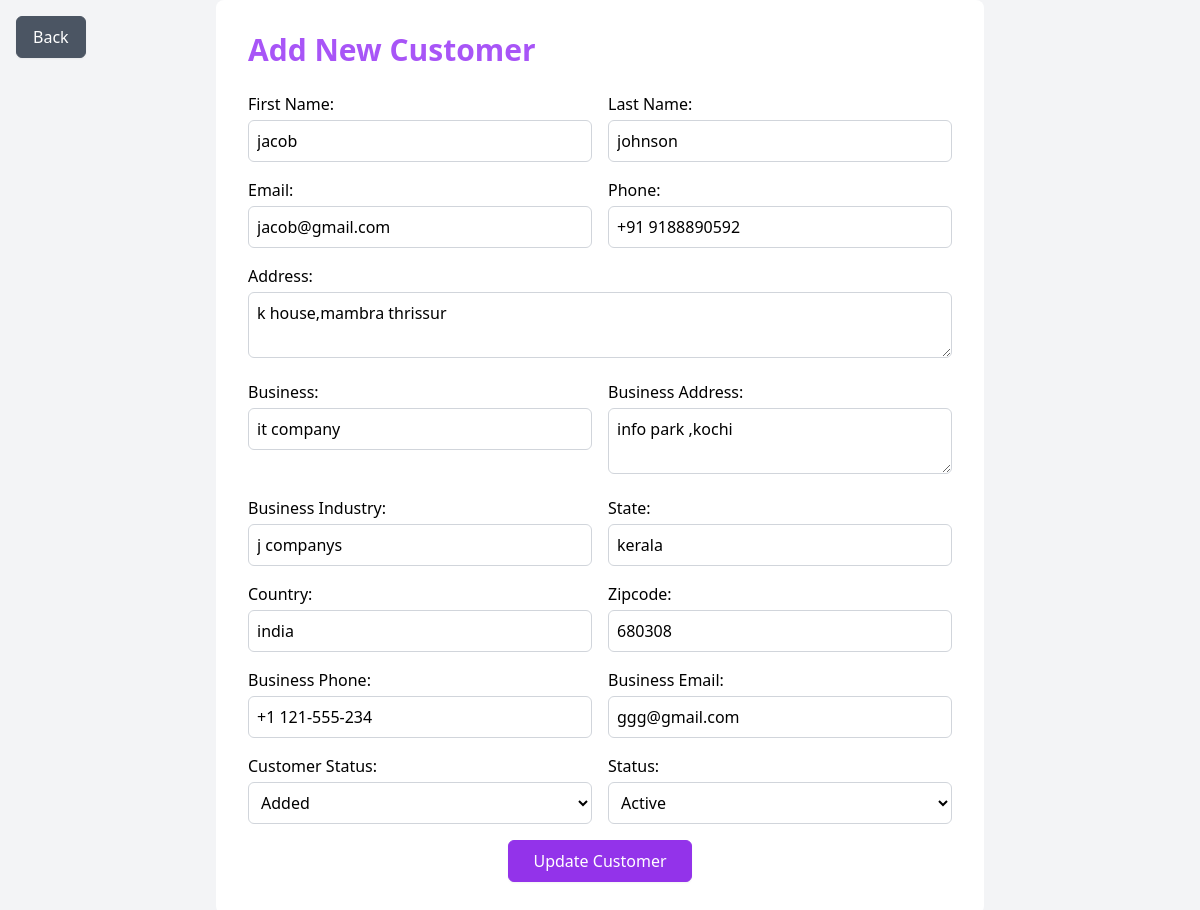
/components/users/edit.php?id=1 (signed in), run on the app's committed database.
### tables this page shows
CREATE TABLE `customer` (
  `Cust_id` int(11) NOT NULL,
  `Cust_fname` varchar(255) NOT NULL,
  `Cust_lname` varchar(255) NOT NULL,
  `Cust_email` varchar(255) NOT NULL,
  `Cust_phone` varchar(255) NOT NULL,
  `Cust_address` text NOT NULL,
  `Cust_business` varchar(255) NOT NULL,
  `B_address` text NOT NULL,
  `B_industry` varchar(255) NOT NULL,
  `state` varchar(50) NOT NULL,
  `country` varchar(50) NOT NULL,
  `zipcode` varchar(50) NOT NULL,
  `B_phone` varchar(255) NOT NULL,
  `B_email` varchar(255) NOT NULL,
  `createddate` datetime DEFAULT current_timestamp(),
  `updateddate` datetime DEFAULT NULL ON UPDATE current_timestamp(),
  `addedby` varchar(255) NOT NULL,
  `updatedby` varchar(255) NOT NULL,
  `Cust_status` varchar(255) DEFAULT 'added',
  `status` varchar(255) DEFAULT 'active'
);

### components/users/edit.php (the view, shortened to what this page needs)
<?php
include '../connection.php';
$Cust_id = $_GET['id'];
$stmt = $conn->prepare("SELECT * FROM customer WHERE Cust_id = ?");
$stmt->bind_param("i", $Cust_id);
$stmt->execute();
$result = $stmt->get_result();
if ($result->num_rows > 0) {
    $custdata = $result->fetch_assoc();
}
?>
<!DOCTYPE html>
<html>
<head>
    <script src="https://cdn.tailwindcss.com"></script>
</head>
<body class="bg-gray-100 flex text-black justify-center items-center min-h-screen">
    <button onclick="window.history.back()" class="absolute top-4 left-4 px-4 py-2 text-white bg-gray-600 border border-gray-600 rounded-md shadow-sm cursor-pointer hover:bg-gray-700 focus:outline-none focus:ring-2 focus:ring-gray-500 focus:ring-opacity-50">
        Back
    </button>
    <div class="bg-white p-6 md:p-8 rounded-lg  w-full max-w-3xl">
        <h2 class="text-2xl md:text-3xl text-purple-500 font-semibold mb-6">Add New Customer</h2>
        <form method="POST" class="grid grid-cols-1 md:grid-cols-2 gap-4">
            <div>
                <label for="Cust_fname" class="block font-medium">First Name:</label>
                <input value="<?php echo ($custdata['Cust_fname']); ?>" class="border bg-white text-black border-gray-300 w-full rounded-md p-2 mt-1 focus:outline-none focus:ring-2 focus:ring-purple-500" type="text" pattern="[^0-9]*" id="Cust_fname" name="Cust_fname" required>
            </div>
            <div>
                <label for="Cust_lname" class="block font-medium">Last Name:</label>
                <input value="<?php echo ($custdata['Cust_lname']); ?>" class="bg-white text-black border border-gray-300 w-full rounded-md p-2 mt-1 focus:outline-none focus:ring-2 focus:ring-purple-500" type="text" pattern="[^0-9]*" id="Cust_lname" name="Cust_lname" required>
            </div>
            <div>
                <label for="Cust_email" class="block font-medium">Email:</label>
                <input value="<?php echo ($custdata['Cust_email']); ?>" class="bg-white text-black border border-gray-300 w-full rounded-md p-2 mt-1 focus:outline-none focus:ring-2 focus:ring-purple-500" type="email" id="Cust_email" name="Cust_email" required>
            </div>
            <div>
                <label for="Cust_phone" class="block font-medium">Phone:</label>
                <input value="<?php echo ($custdata['Cust_phone']); ?>" placeholder="" class="bg-white text-black border border-gray-300 w-full rounded-md p-2 mt-1 focus:outline-none focus:ring-2 focus:ring-purple-500" type="tel" id="Cust_phone" name="Cust_phone" required>
            </div>
            <div class="col-span-1 md:col-span-2">
                <label for="Cust_address" class="block font-medium">Address:</label>
                <textarea  class="bg-white text-black border border-gray-300 w-full rounded-md p-2 mt-1 focus:outline-none focus:ring-2 focus:ring-purple-500" id="Cust_address" name="Cust_address" required><?php echo ($custdata['Cust_address']); ?></textarea>
            </div>
            <div>
                <label for="Cust_business" class="block font-medium">Business:</label>
                <input value="<?php echo ($custdata['Cust_business']); ?>" class="bg-white text-black border border-gray-300 w-full rounded-md p-2 mt-1 focus:outline-none focus:ring-2 focus:ring-purple-500" type="text" id="Cust_business" name="Cust_business" required>
            </div>
            <div>
                <label for="B_address" class="block font-medium">Business Address:</label>
                <textarea  class="bg-white text-black border border-gray-300 w-full rounded-md p-2 mt-1 focus:outline-none focus:ring-2 focus:ring-purple-500" id="B_address" name="B_address" required><?php echo ($custdata['B_address']); ?></textarea>
            </div>
            <div>
                <label for="B_industry" class="block font-medium">Business Industry:</label>
                <input value="<?php echo ($custdata['B_industry']); ?>" class="bg-white text-black border border-gray-300 w-full rounded-md p-2 mt-1 focus:outline-none focus:ring-2 focus:ring-purple-500" type="text" id="B_industry" name="B_industry" required>
            </div>
            <div>
                <label for="state" class="block font-medium">State:</label>
                <input value="<?php echo ($custdata['state']); ?>" class="bg-white text-black border border-gray-300 w-full rounded-md p-2 mt-1 focus:outline-none focus:ring-2 focus:ring-purple-500" type="text" pattern="[^0-9]*" id="state" name="state" required>
            </div>
            <div>
                <label for="country" class="block font-medium">Country:</label>
                <input value="<?php echo ($custdata['country']); ?>" class="bg-white text-black border border-gray-300 w-full rounded-md p-2 mt-1 focus:outline-none focus:ring-2 focus:ring-purple-500" type="text" pattern="[^0-9]*" id="country" name="country" required>
            </div>
            <div>
                <label for="zipcode" class="block font-medium">Zipcode:</label>
                <input value="<?php echo ($custdata['zipcode']); ?>" class="bg-white text-black border border-gray-300 w-full rounded-md p-2 mt-1 focus:outline-none focus:ring-2 focus:ring-purple-500" type="number" id="zipcode" name="zipcode" required>
            </div>
            <div>
                <label for="B_phone" class="block font-medium">Business Phone:</label>
                <input value="<?php echo ($custdata['B_phone']); ?>" class="bg-white text-black border border-gray-300 w-full rounded-md p-2 mt-1 focus:outline-none focus:ring-2 focus:ring-purple-500" type="tel" id="B_phone" name="B_phone" required>
            </div>
            <div>
                <label for="B_email" class="block font-medium">Business Email:</label>
                <input value="<?php echo ($custdata['B_email']); ?>" class="bg-white text-black border border-gray-300 w-full rounded-md p-2 mt-1 focus:outline-none focus:ring-2 focus:ring-purple-500" type="email" id="B_email" name="B_email">
            </div>
            <div>
                <label for="Cust_status" class="block font-medium">Customer Status:</label>
                <select id="Cust_status" name="Cust_status" class="bg-white text-black border border-gray-300 w-full rounded-md p-2 mt-1 focus:outline-none focus:ring-2 focus:ring-purple-500">
                    <option value="added">Added</option>
                </select>
            </div>
            <div>
                <label for="status" class="block font-medium">Status:</label>
                <select id="status" name="status" class="bg-white text-black border border-gray-300 w-full rounded-md p-2 mt-1 focus:outline-none focus:ring-2 focus:ring-purple-500">
                    <option value="active">Active</option>
                </select>
            </div>
            <div class="col-span-1 md:col-span-2 flex justify-center">
                <input class="px-6 py-2 text-white bg-purple-600 border border-purple-600 rounded-md shadow-sm cursor-pointer hover:bg-purple-700 focus:outline-none focus:ring-2 focus:ring-purple-500 focus:ring-opacity-50" type="submit" value="Update Customer">
            </div>
        </form>
    </div>
</body>
</html>

### data on the page
customer: Cust_fname "jacob", Cust_lname "johnson", Cust_email "jacob@gmail.com", Cust_phone "+91 9188890592", Cust_address "k house,mambra thrissur", Cust_business "it company", B_address "info park ,kochi", B_industry "j companys", state "kerala", country "india", zipcode "680308", B_phone "+1 121-555-234", B_email "ggg@gmail.com"
